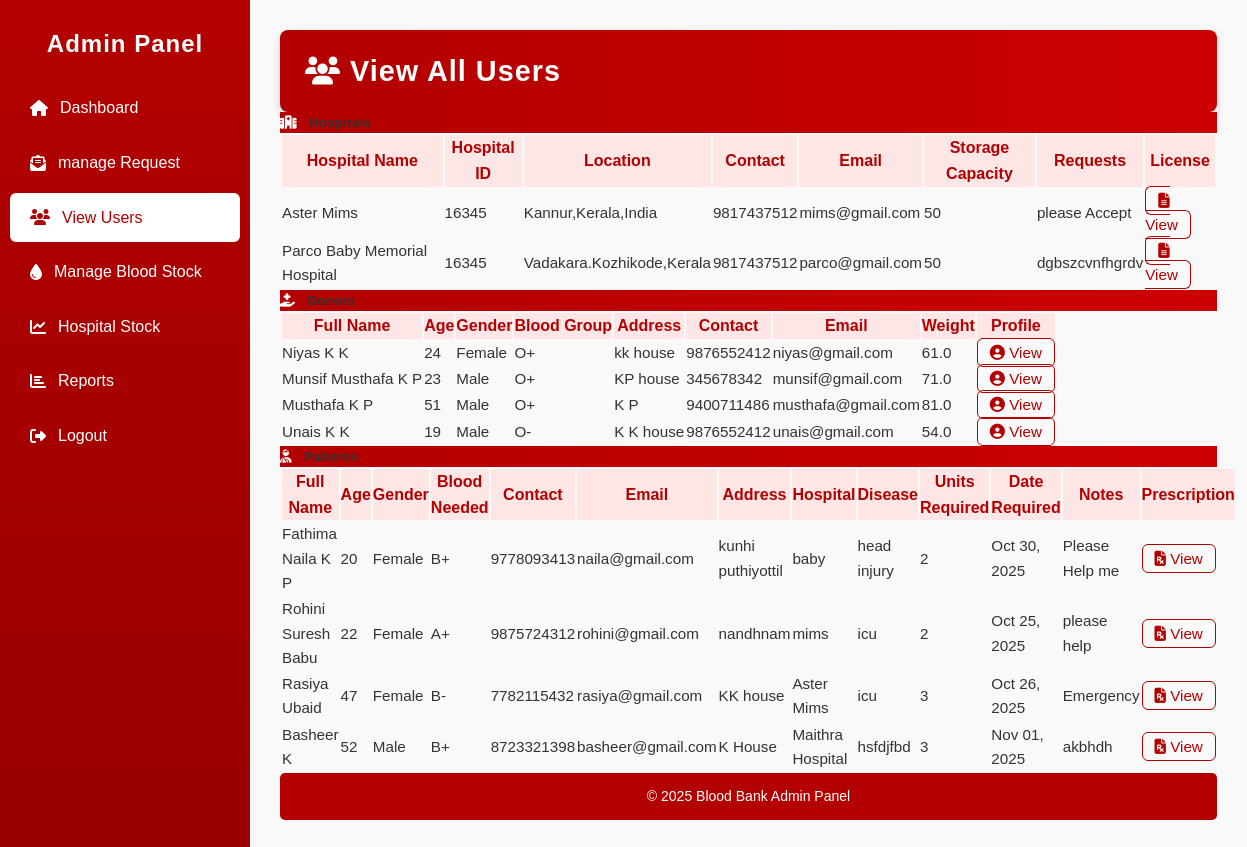
/view_users/ (signed in), run on the app's committed database.
### BB_app/models.py (models this page shows, shortened)
class HospitalProfile(models.Model):
    user = models.OneToOneField(User, on_delete=models.CASCADE)
    hospital_name = models.CharField(max_length=150)
    hospital_id = models.CharField(max_length=50)
    location = models.TextField()
    contact = models.CharField(max_length=15)
    email = models.EmailField()
    Hospital_Logo = models.ImageField(upload_to='hospital_logos/', blank=True, null=True)
    storage_capacity = models.PositiveIntegerField(default=0)
    requests = models.TextField(blank=True, null=True)
    license_upload = models.FileField(upload_to='hospital_licenses/', blank=True, null=True)

class DonorProfile(models.Model):
    user = models.OneToOneField(User, on_delete=models.CASCADE)
    full_name = models.CharField(max_length=100)
    age = models.PositiveIntegerField()
    gender = models.CharField(max_length=10, choices=[('Male','Male'),('Female','Female'),('Other','Other')])
    blood_group = models.CharField(max_length=3, choices=[('A+','A+'),('A-','A-'),('B+','B+'),('B-','B-'),
                                                          ('O+','O+'),('O-','O-'),('AB+','AB+'),('AB-','AB-')])
    address = models.TextField()
    contact_number = models.CharField(max_length=15)
    email = models.EmailField()
    profile_pic = models.ImageField(upload_to='donor_profiles/', blank=True, null=True)
    weight = models.FloatField()

class PatientProfile(models.Model):
    user = models.OneToOneField(User, on_delete=models.CASCADE)
    full_name = models.CharField(max_length=100)
    age = models.PositiveIntegerField()
    gender = models.CharField(max_length=10, choices=[('Male','Male'),('Female','Female'),('Other','Other')])
    blood_group_needed = models.CharField(max_length=3, choices=[('A+','A+'),('A-','A-'),('B+','B+'),('B-','B-'),
                                                                 ('O+','O+'),('O-','O-'),('AB+','AB+'),('AB-','AB-')])
    contact_number = models.CharField(max_length=15)
    email = models.EmailField()
    address = models.TextField()
    hospital_name = models.CharField(max_length=100, blank=True, null=True)
    disease_condition = models.TextField(blank=True, null=True)
    units_required = models.PositiveIntegerField()
    date_required = models.DateField(blank=True, null=True)
    notes = models.TextField(blank=True, null=True)
    prescription = models.FileField(upload_to='prescriptions/', blank=True, null=True)

### BB_app/views.py (the view)
# urls.py: path('view_users/', views.view_users, name='view_users'),
@admin_required
def view_users(request):
    hospitals = HospitalProfile.objects.all()
    donors = DonorProfile.objects.all()
    patients = PatientProfile.objects.all()
    return render(request, 'view_users.html', {
        'hospitals': hospitals,
        'donors': donors,
        'patients': patients
    })

### BB_app/views.py (called while the page is built)
def admin_required(view_func):
    return user_passes_test(lambda u: u.is_superuser, login_url='login')(view_func)

### BB_app/templates/view_users.html (shortened to what this page needs)
{% extends 'admin_master.html' %}
{% load static %}
{% block content %}
<div class="container-fluid py-4">
  <div class="dashboard-header mb-4">
    <h2><i class="fas fa-users me-2 text-danger"></i> View All Users</h2>
  </div>
  <div class="card shadow-sm mb-4 border-danger">
    <div class="card-header bg-danger text-white">
      <h5 class="mb-0"><i class="fas fa-hospital me-2"></i> Hospitals</h5>
    </div>
    <div class="card-body table-responsive">
      <table class="table table-bordered table-hover align-middle text-center">
        <thead class="table-danger">
          <tr>
            <th>Hospital Name</th>
            <th>Hospital ID</th>
            <th>Location</th>
            <th>Contact</th>
            <th>Email</th>
            <th>Storage Capacity</th>
            <th>Requests</th>
            <th>License</th>
          </tr>
        </thead>
        <tbody>
          {% for h in hospitals %}
          <tr>
            <td>{{ h.hospital_name }}</td>
            <td>{{ h.hospital_id }}</td>
            <td>{{ h.location }}</td>
            <td>{{ h.contact }}</td>
            <td>{{ h.email }}</td>
            <td>{{ h.storage_capacity }}</td>
            <td>{{ h.requests|default:"-" }}</td>
            <td>
              {% if h.license_upload %}
              <a href="{{ h.license_upload.url }}" target="_blank" class="btn btn-outline-danger btn-sm">
                <i class="fas fa-file-alt"></i> View
              </a>
              {% else %}
              <span class="text-muted">No License</span>
              {% endif %}
            </td>
          </tr>
          {% empty %}
          <tr>
            <td colspan="8" class="text-muted">No hospitals found.</td>
          </tr>
          {% endfor %}
        </tbody>
      </table>
    </div>
  </div>
  <div class="card shadow-sm mb-4 border-danger">
    <div class="card-header bg-danger text-white">
      <h5 class="mb-0"><i class="fas fa-hand-holding-medical me-2"></i> Donors</h5>
    </div>
    <div class="card-body table-responsive">
      <table class="table table-bordered table-hover align-middle text-center">
        <thead class="table-danger">
          <tr>
            <th>Full Name</th>
            <th>Age</th>
            <th>Gender</th>
            <th>Blood Group</th>
            <th>Address</th>
            <th>Contact</th>
            <th>Email</th>
            <th>Weight</th>
            <th>Profile</th>
          </tr>
        </thead>
        <tbody>
          {% for d in donors %}
          <tr>
            <td>{{ d.full_name }}</td>
            <td>{{ d.age }}</td>
            <td>{{ d.gender }}</td>
            <td>{{ d.blood_group }}</td>
            <td>{{ d.address }}</td>
            <td>{{ d.contact_number }}</td>
            <td>{{ d.email }}</td>
            <td>{{ d.weight }}</td>
              <td>
              {% if d.profile_pic %}
              <a href="{{ d.profile_pic.url }}" target="_blank" class="btn btn-outline-danger btn-sm">
                <i class="fas fa-user-circle"></i> View
              </a>
              {% else %}
              <span class="text-muted">No Profile</span>
              {% endif %}
            </td>
          </tr>
          {% empty %}
          <tr>
            <td colspan="9" class="text-muted">No donors found.</td>
          </tr>
          {% endfor %}
        </tbody>
      </table>
    </div>
  </div>
  <div class="card shadow-sm border-danger">
    <div class="card-header bg-danger text-white">
      <h5 class="mb-0"><i class="fas fa-user-injured me-2"></i> Patients</h5>
    </div>
    <div class="card-body table-responsive">
      <table class="table table-bordered table-hover align-middle text-center">
        <thead class="table-danger">
          <tr>
            <th>Full Name</th>
            <th>Age</th>
            <th>Gender</th>
            <th>Blood Needed</th>
            <th>Contact</th>
            <th>Email</th>
            <th>Address</th>
            <th>Hospital</th>
            <th>Disease</th>
            <th>Units Required</th>
            <th>Date Required</th>
            <th>Notes</th>
            <th>Prescription</th>
          </tr>
        </thead>
        <tbody>
          {% for p in patients %}
          <tr>
            <td>{{ p.full_name }}</td>
            <td>{{ p.age }}</td>
            <td>{{ p.gender }}</td>
            <td>{{ p.blood_group_needed }}</td>
            <td>{{ p.contact_number }}</td>
            <td>{{ p.email }}</td>
            <td>{{ p.address|default:"-" }}</td>
            <td>{{ p.hospital_name|default:"-" }}</td>
            <td>{{ p.disease_condition|default:"-" }}</td>
            <td>{{ p.units_required }}</td>
            <td>{{ p.date_required|date:"M d, Y" }}</td>
            <td>{{ p.notes|default:"-" }}</td>
            <td>
              {% if p.prescription %}
              <a href="{{ p.prescription.url }}" target="_blank" class="btn btn-outline-danger btn-sm">
                <i class="fas fa-file-prescription"></i> View
              </a>
              {% else %}
              <span class="text-muted">No File</span>
              {% endif %}
            </td>
          </tr>
          {% empty %}
          <tr>
            <td colspan="13" class="text-muted">No patients found.</td>
          </tr>
          {% endfor %}
        </tbody>
      </table>
    </div>
  </div>
</div>
{% endblock %}

### BB_app/static/css/admin_dashboard.css (style rules this page uses)
* { margin: 0; padding: 0; box-sizing: border-box; font-family: "Poppins", sans-serif; }
body { background-color: #f9f9f9; color: #333; line-height: 1.6; scroll-behavior: smooth; }
.dashboard-header { background: linear-gradient(90deg, #b30000, #cc0000); color: #fff; padding: 18px 30px; border-radius: 5px; display: flex; justify-content: space-between; align-items: center; box-shadow: 0 4px 10px rgba(0, 0, 0, 0.15); }
.dashboard-header h2 { margin: 0; font-weight: 600; letter-spacing: 1px; }
.dashboard-header i { font-size: 28px; }
.dashboard-header { background: linear-gradient(90deg, #b30000, #cc0000); padding: 18px 25px; color: #fff; border-radius: 8px; display: flex; align-items: center; gap: 10px; font-size: 1.2rem; }

### BB_app/templates/view_users.html (style rules this page uses)
.table th { background-color: #ffe6e6 !important; color: #b30000 !important; font-weight: 600; vertical-align: middle; }
.table td { vertical-align: middle !important; font-size: 0.95rem; }
.btn-outline-danger.btn-sm { border: 1px solid #b30000 !important; color: #b30000 !important; font-weight: 500; padding: 5px 12px !important; border-radius: 6px !important; text-decoration: none !important; transition: all 0.3s ease; }
.card-header.bg-danger { background: linear-gradient(90deg, #b30000, #cc0000) !important; font-weight: 600; letter-spacing: 0.3px; }
.dashboard-header h2 i { color: #fff !important; }
.card-header i { color: #fff !important; margin-right: 8px; }

### data on the page
HospitalProfile: hospital_name "Aster Mims", hospital_id "16345", location "Kannur,Kerala,India", contact "9817437512", email "mims@gmail.com", storage_capacity "50", requests "please Accept"
HospitalProfile: hospital_name "Parco Baby Memorial Hospital", hospital_id "16345", location "Vadakara.Kozhikode,Kerala", contact "9817437512", email "parco@gmail.com", storage_capacity "50", requests "dgbszcvnfhgrdv"
DonorProfile: full_name "Niyas K K", age "24", gender "Female", blood_group "O+", address "kk house", contact_number "9876552412", email "niyas@gmail.com", weight "61.0"
DonorProfile: full_name "Munsif Musthafa K P", age "23", gender "Male", blood_group "O+", address "KP house", contact_number "345678342", email "munsif@gmail.com", weight "71.0"
DonorProfile: full_name "Musthafa K P", age "51", gender "Male", blood_group "O+", address "K P", contact_number "9400711486", email "musthafa@gmail.com", weight "81.0"
DonorProfile: full_name "Unais K K", age "19", gender "Male", blood_group "O-", address "K K house", contact_number "9876552412", email "unais@gmail.com", weight "54.0"
PatientProfile: full_name "Fathima Naila K P", age "20", gender "Female", blood_group_needed "B+", contact_number "9778093413", email "naila@gmail.com", address "kunhi puthiyottil", hospital_name "baby", disease_condition "head injury", units_required "2", date_required "Oct 30, 2025", notes "Please Help me"
PatientProfile: full_name "Rohini Suresh Babu", age "22", gender "Female", blood_group_needed "A+", contact_number "9875724312", email "rohini@gmail.com", address "nandhnam", hospital_name "mims", disease_condition "icu", units_required "2", date_required "Oct 25, 2025", notes "please help"
PatientProfile: full_name "Rasiya Ubaid", age "47", gender "Female", blood_group_needed "B-", contact_number "7782115432", email "rasiya@gmail.com", address "KK house", hospital_name "Aster Mims", disease_condition "icu", units_required "3", date_required "Oct 26, 2025", notes "Emergency"
PatientProfile: full_name "Basheer K", age "52", gender "Male", blood_group_needed "B+", contact_number "8723321398", email "basheer@gmail.com", address "K House", hospital_name "Maithra Hospital", disease_condition "hsfdjfbd", units_required "3", date_required "Nov 01, 2025", notes "akbhdh"
